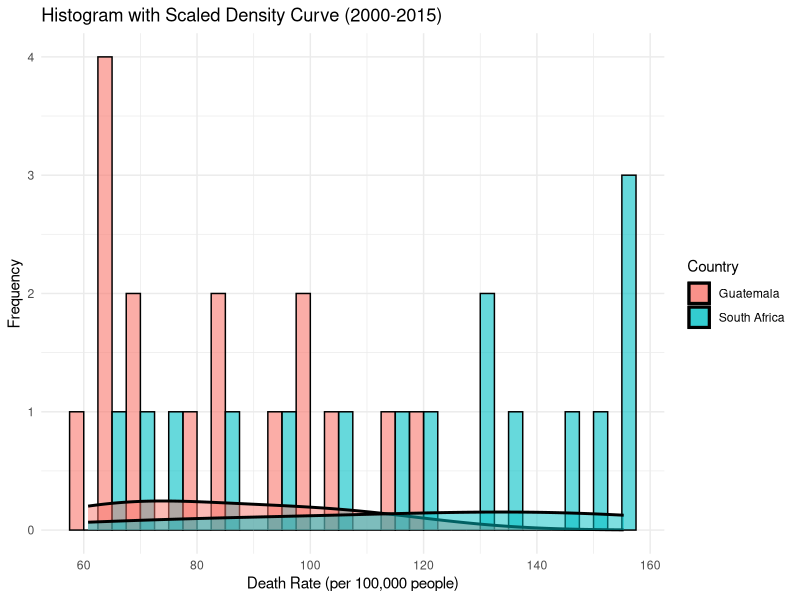

Recreate this plot in R.
# Load necessary library
library(ggplot2)

# Load the dataset
data <- read.csv("5- respiratory-infection-death-rate-who-mdb.csv")

# Rename columns for clarity
colnames(data) <- c("Entity", "Code", "Year", "Death_Rate")

# Filter data for the years 2000 to 2015 and the specific countries
filtered_data <- subset(data, Year >= 2000 & Year <= 2015 & Entity %in% c("South Africa", "Guatemala"))

# Create histograms with a density curve scaled to match frequencies
ggplot(filtered_data, aes(x = Death_Rate, fill = Entity)) +
  geom_histogram(binwidth = 5, alpha = 0.6, position = "dodge", color = "black") +
  geom_density(aes(y = ..count..), alpha = 0.5, size = 1, adjust = 1.5) +  # Add scaled density curve
  labs(title = "Histogram with Scaled Density Curve (2000-2015)",
       x = "Death Rate (per 100,000 people)",
       y = "Frequency",
       fill = "Country") +
  theme_minimal()
